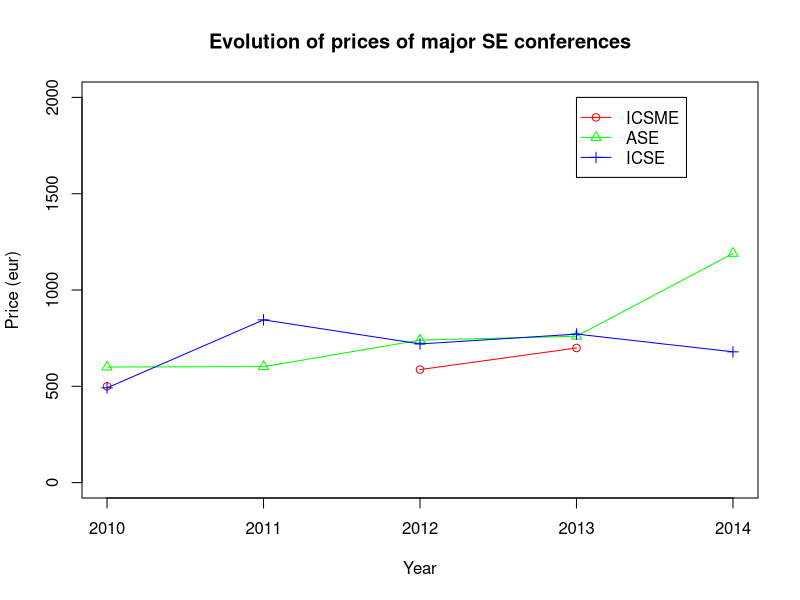

Write the R code that produced this figure.
pdf(file="se_prices.pdf")

years <- 2010:2014

data <- read.csv("se_prices.csv",colClasses=c("character","integer","integer","integer"))
conferences <- unique(data$conference)
colors = rainbow(length(conferences))
prices = c()
for(conference in conferences) {
	early_regular <- data$early_regular[data$conference==conference]
	prices <- cbind(prices, early_regular)
}

plot(years, prices[,1], main="Evolution of prices of major SE conferences", xlab="Year", ylab="Price (eur)", ylim=c(0,2000), type="o", col=colors[1], pch=1)

for (i in 2:length(conferences)) {
	points(years,prices[,i], type="o", col=colors[i], pch=i)
}

legend(2013, 2000, conferences, lty=1, col=colors, pch=1:length(conferences))
